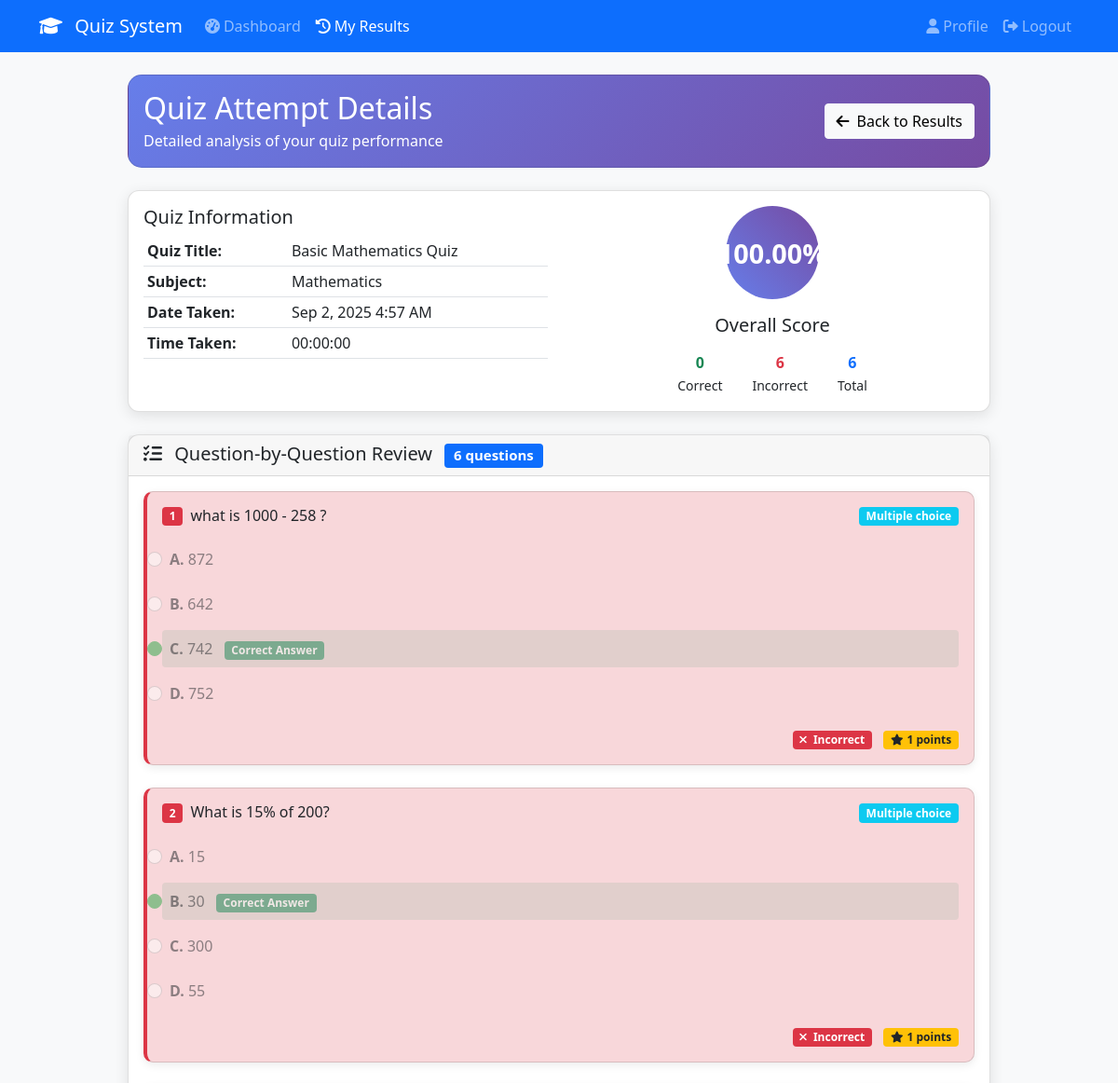
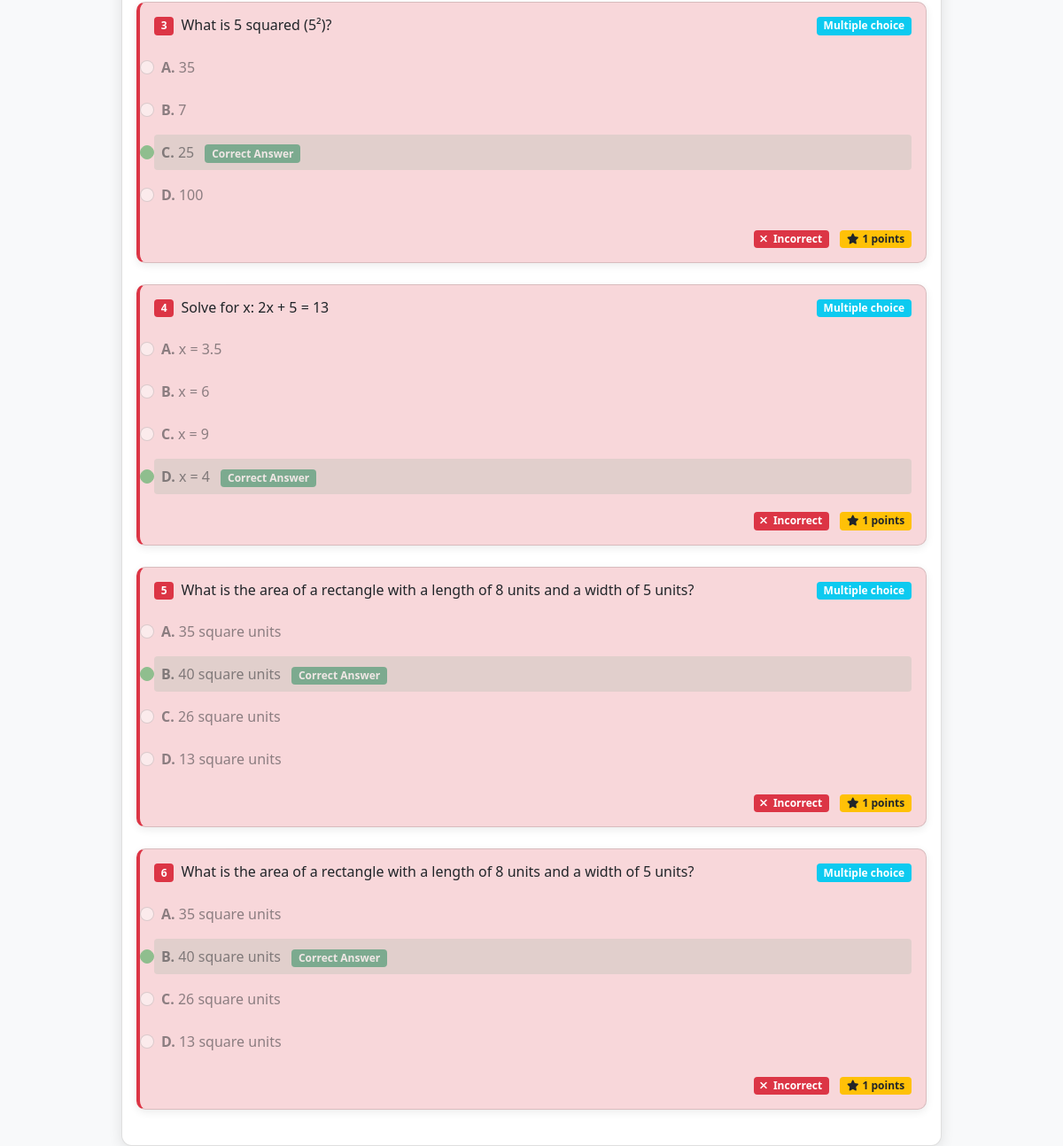
The app's page /results.php?attempt_id=36 (signed in) with its own data (2 pictures, top to bottom).
### tables this page shows
CREATE TABLE IF NOT EXISTS `quiz_attempts` (
  `id` int NOT NULL AUTO_INCREMENT,
  `user_id` int NOT NULL,
  `quiz_id` int NOT NULL,
  `score` decimal(5,2) NOT NULL,
  `total_questions` int NOT NULL,
  `correct_answers` int NOT NULL DEFAULT '0',
  `time_taken` int DEFAULT NULL,
  `answers` json NOT NULL,
  `start_time` timestamp NULL DEFAULT NULL,
  `end_time` timestamp NULL DEFAULT NULL,
  `created_at` timestamp NULL DEFAULT CURRENT_TIMESTAMP,
  PRIMARY KEY (`id`),
  KEY `idx_quiz_attempts_user` (`user_id`),
  KEY `idx_quiz_attempts_quiz` (`quiz_id`),
  KEY `idx_quiz_attempts_score` (`score`)
);

CREATE TABLE IF NOT EXISTS `quizzes` (
  `id` int NOT NULL AUTO_INCREMENT,
  `title` varchar(200) NOT NULL,
  `description` text,
  `subject_id` int NOT NULL,
  `time_limit` int DEFAULT '30',
  `max_attempts` int DEFAULT '0',
  `passing_score` int DEFAULT '60',
  `shuffle_questions` tinyint(1) DEFAULT '1',
  `show_results_immediately` tinyint(1) DEFAULT '1',
  `status` enum('active','inactive','draft') DEFAULT 'draft',
  `created_at` timestamp NULL DEFAULT CURRENT_TIMESTAMP,
  `updated_at` timestamp NULL DEFAULT CURRENT_TIMESTAMP ON UPDATE CURRENT_TIMESTAMP,
  PRIMARY KEY (`id`),
  KEY `idx_quizzes_subject` (`subject_id`),
  KEY `idx_quizzes_status` (`status`)
);

CREATE TABLE IF NOT EXISTS `subjects` (
  `id` int NOT NULL AUTO_INCREMENT,
  `name` varchar(100) NOT NULL,
  `description` text,
  `image` varchar(255) DEFAULT NULL,
  `status` enum('active','inactive') DEFAULT 'active',
  `created_at` timestamp NULL DEFAULT CURRENT_TIMESTAMP,
  `updated_at` timestamp NULL DEFAULT CURRENT_TIMESTAMP ON UPDATE CURRENT_TIMESTAMP,
  PRIMARY KEY (`id`)
);

CREATE TABLE IF NOT EXISTS `questions` (
  `id` int NOT NULL AUTO_INCREMENT,
  `quiz_id` int NOT NULL,
  `question_text` text NOT NULL,
  `question_type` enum('multiple_choice','true_false') NOT NULL DEFAULT 'multiple_choice',
  `option_a` varchar(255) DEFAULT NULL,
  `option_b` varchar(255) DEFAULT NULL,
  `option_c` varchar(255) DEFAULT NULL,
  `option_d` varchar(255) DEFAULT NULL,
  `correct_answer` varchar(10) NOT NULL,
  `explanation` text,
  `points` int NOT NULL DEFAULT '1',
  `created_at` timestamp NULL DEFAULT CURRENT_TIMESTAMP,
  PRIMARY KEY (`id`),
  KEY `quiz_id` (`quiz_id`)
);

### results.php (the view, shortened to what this page needs)
<?php
require_once 'config.php';
$attempt_id = $_GET['attempt_id'];
try {
    $stmt = $pdo->prepare("
        SELECT qa.*, q.title as quiz_title, q.description as quiz_description,
               s.name as subject_name, u.username, u.email
        FROM quiz_attempts qa
        JOIN quizzes q ON qa.quiz_id = q.id
        JOIN subjects s ON q.subject_id = s.id
        JOIN users u ON qa.user_id = u.id
        WHERE qa.id = ? AND qa.user_id = ?
    ");
    $stmt->execute([$attempt_id, $_SESSION['user_id']]);
    $attempt = $stmt->fetch();
    $stmt = $pdo->prepare("
        SELECT q.*, ua.answer as user_answer
        FROM questions q
        LEFT JOIN user_answers ua ON q.id = ua.question_id AND ua.attempt_id = ?
        WHERE q.quiz_id = ?
        ORDER BY q.id
    ");
    $stmt->execute([$attempt_id, $attempt['quiz_id']]);
    $questions = $stmt->fetchAll();
    $total_questions = count($questions);
    $correct_answers = 0;
    $incorrect_answers = 0;
    foreach ($questions as &$question) {
        $is_correct = false;
        if ($is_correct) {
            $correct_answers++;
        } else {
            $incorrect_answers++;
        }
    }
} catch (PDOException $e) {
    die('Database error: ' . $e->getMessage());
}
?>
<!DOCTYPE html>
<html lang="en">
<head>
    <link href="https://cdnjs.cloudflare.com/ajax/libs/bootstrap/5.1.3/css/bootstrap.min.css" rel="stylesheet">
    <link href="https://cdnjs.cloudflare.com/ajax/libs/font-awesome/6.0.0/css/all.min.css" rel="stylesheet">
</head>
<body>
    <?php include 'navbar.php'; ?>
    <div class="container mt-4">
        <div class="row justify-content-center">
            <div class="col-lg-10">
                <div class="card header-card mb-4">
                    <div class="card-body">
                        <div class="d-flex justify-content-between align-items-center">
                            <div>
                                <h2 class="mb-1">Quiz Attempt Details</h2>
                                <p class="mb-0">Detailed analysis of your quiz performance</p>
                            </div>
                            <a href="results.php" class="btn btn-light">
                                <i class="fas fa-arrow-left me-2"></i>Back to Results
                            </a>
                        </div>
                    </div>
                </div>
                <div class="card stats-card mb-4">
                    <div class="card-body">
                        <div class="row">
                            <div class="col-md-6">
                                <h5>Quiz Information</h5>
                                <table class="table table-sm">
                                    <tr>
                                        <th>Quiz Title:</th>
                                        <td><?php echo htmlspecialchars($attempt['quiz_title']); ?></td>
                                    </tr>
                                    <tr>
                                        <th>Subject:</th>
                                        <td><?php echo htmlspecialchars($attempt['subject_name']); ?></td>
                                    </tr>
                                    <tr>
                                        <th>Date Taken:</th>
                                        <td><?php echo date('M j, Y g:i A', strtotime($attempt['created_at'])); ?></td>
                                    </tr>
                                    <tr>
                                        <th>Time Taken:</th>
                                        <td>
                                            <?php
                                            $time_taken = $attempt['time_taken'] ?? 0;
                                            $hours = floor($time_taken / 3600);
                                            $minutes = floor(($time_taken % 3600) / 60);
                                            $seconds = $time_taken % 60;
                                            echo sprintf('%02d:%02d:%02d', $hours, $minutes, $seconds);
                                            ?>
                                        </td>
                                    </tr>
                                </table>
                            </div>
                            <div class="col-md-6 text-center">
                                <div class="score-circle mx-auto mb-3">
                                    <?php echo $attempt['score']; ?>%
                                </div>
                                <h5>Overall Score</h5>
                                <div class="d-flex justify-content-center mt-3">
                                    <div class="mx-3">
                                        <div class="text-success fw-bold"><?php echo $correct_answers; ?></div>
                                        <small>Correct</small>
                                    </div>
                                    <div class="mx-3">
                                        <div class="text-danger fw-bold"><?php echo $incorrect_answers; ?></div>
                                        <small>Incorrect</small>
                                    </div>
                                    <div class="mx-3">
                                        <div class="text-primary fw-bold"><?php echo $total_questions; ?></div>
                                        <small>Total</small>
                                    </div>
                                </div>
                            </div>
                        </div>
                    </div>
                </div>
                <div class="card stats-card">
                    <div class="card-header">
                        <h5 class="mb-0">
                            <i class="fas fa-list-check me-2"></i>
                            Question-by-Question Review
                            <span class="badge bg-primary ms-2"><?php echo $total_questions; ?> questions</span>
                        </h5>
                    </div>
                    <div class="card-body">
                        <?php if (empty($questions)): ?>
                            <div class="text-center py-4">
                                <i class="fas fa-question-circle fa-3x text-muted mb-3"></i>
                                <p class="text-muted">No questions found for this quiz attempt.</p>
                            </div>
                        <?php else: ?>
                            <?php foreach ($questions as $index => $question): ?>
                                <div class="question-card card mb-4 <?php echo $question['is_correct'] ? 'correct-answer' : 'incorrect-answer'; ?>">
                                    <div class="card-body">
                                        <div class="d-flex align-items-start mb-3">
                                            <span class="badge bg-<?php echo $question['is_correct'] ? 'success' : 'danger'; ?> me-2">
                                                <?php echo $index + 1; ?>
                                            </span>
                                            <h6 class="mb-0 flex-grow-1">
                                                <?php echo htmlspecialchars($question['question_text']); ?>
                                            </h6>
                                            <span class="badge bg-info">
                                                <?php echo ucfirst(str_replace('_', ' ', $question['question_type'])); ?>
                                            </span>
                                        </div>
                                        <?php if ($question['question_type'] == 'multiple_choice'): ?>
                                            <div class="options mt-3">
                                                <?php
                                                $options = [
                                                    'A' => $question['option_a'] ?? '',
                                                    'B' => $question['option_b'] ?? '',
                                                    'C' => $question['option_c'] ?? '',
                                                    'D' => $question['option_d'] ?? ''
                                                ];
                                                $correct_option = strtoupper(trim($question['correct_answer']));
                                                $user_answer = !empty($question['user_answer']) ? strtoupper(trim($question['user_answer'])) : '';
                                                ?>
                                                <?php foreach ($options as $letter => $option_text): ?>
                                                    <?php if (!empty(trim($option_text))): ?>
                                                        <div class="form-check mb-2 p-2 rounded <?php echo ($correct_option == $letter) ? 'bg-success bg-opacity-10' : ''; ?>">
                                                            <input class="form-check-input <?php echo ($correct_option == $letter) ? 'correct-radio' : ''; ?>"
                                                                type="radio"
                                                                <?php echo ($user_answer == $letter) ? 'checked' : ''; ?>
                                                                disabled>
                                                            <label class="form-check-label">
                                                                <strong><?php echo $letter; ?>.</strong>
                                                                <?php echo htmlspecialchars($option_text); ?>
                                                                <?php if ($correct_option == $letter): ?>
                                                                    <span class="badge bg-success ms-2">Correct Answer</span>
                                                                <?php endif; ?>
                                                            </label>
                                                        </div>
                                                    <?php endif; ?>
                                                <?php endforeach; ?>
                                            </div>
                                        <?php endif; ?>
                                        <div class="mt-3 text-end">
                                            <span class="badge bg-<?php echo $question['is_correct'] ? 'success' : 'danger'; ?>">
                                                <i class="fas fa-<?php echo $question['is_correct'] ? 'check' : 'times'; ?> me-1"></i>
                                                <?php echo $question['is_correct'] ? 'Correct' : 'Incorrect'; ?>
                                            </span>
                                            <span class="badge bg-warning text-dark ms-2">
                                                <i class="fas fa-star me-1"></i><?php echo $question['points']; ?> points
                                            </span>
                                        </div>
                                    </div>
                                </div>
                            <?php endforeach; ?>
                        <?php endif; ?>
                    </div>
                </div>
            </div>
        </div>
    </div>
</body>
</html>

### results.php (style rules this page uses)
body { background-color: #f8f9fa; font-family: 'Segoe UI', Tahoma, Geneva, Verdana, sans-serif; }
.header-card { background: linear-gradient(135deg, #667eea 0%, #764ba2 100%); color: white; border-radius: 15px; }
.stats-card { border-radius: 12px; box-shadow: 0 4px 15px rgba(0,0,0,0.1); }
.question-card { border-radius: 10px; margin-bottom: 20px; box-shadow: 0 3px 10px rgba(0,0,0,0.08); }
.incorrect-answer { background-color: #f8d7da; border-left: 4px solid #dc3545; }
.score-circle { width: 100px; height: 100px; border-radius: 50%; display: flex; align-items: center; justify-content: center; font-size: 1.8rem; font-weight: bold; background: linear-gradient(45deg, #667eea, #764ba2); color: white; }
.correct-radio { border-color: #28a745 !important; background-color: #28a745 !important; }

### records on screen
quiz_attempts: quizzes.title "Basic Mathematics Quiz", subjects.name "Mathematics", created_at "Sep 2, 2025 4:57 AM", time_taken "00", score "100.00"
questions: question_text "what is 1000 - 258 ?", question_type "Multiple choice", letter "A", option_a "872", letter "B", option_b "642", letter "C", option_c "742", letter "D", option_d "752", points "1"
questions: question_text "What is 15% of 200?", question_type "Multiple choice", letter "A", option_a "15", letter "B", option_b "30", letter "C", option_c "300", letter "D", option_d "55", points "1"
questions: question_text "What is 5 squared (5²)?", question_type "Multiple choice", letter "A", option_text "35", letter "B", option_text "7", letter "C", option_text "25", letter "D", option_text "100", points "1"
questions: question_text "Solve for x: 2x + 5 = 13", question_type "Multiple choice", letter "A", option_a "x = 3.5", letter "B", option_b "x = 6", letter "C", option_c "x = 9", letter "D", option_d "x = 4", points "1"
questions: question_text "What is the area of a rectangle with a length of 8 units and a width of 5 units?", question_type "Multiple choice", letter "A", option_a "35 square units", letter "B", option_b "40 square units", letter "C", option_c "26 square units", letter "D", option_d "13 square units", points "1"

### other values on screen
SITE_NAME "Quiz System"
$correct_answers "0"
$incorrect_answers "6"
$total_questions "6"
